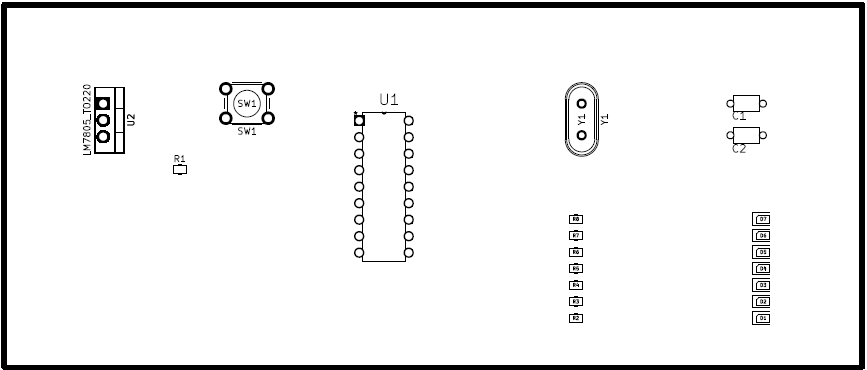
#> input picture img.png, 867 x 370 px
$ python imread.py
#> lines starting #> are read from the running program, lines starting #| are printed output that depends on the picture; after the words box and inside, x2 and y2 are one past the last pixel; in counts of white or black regions, pixels touching at a corner belong together
import cv2 as cv

img=cv.imread("img.png")
#> img is the input picture: shape (370, 867, 3); min 0, max 255, mean 240.2
imgg=cv.cvtColor(img,cv.COLOR_BGR2GRAY)
ret,thresh=cv.threshold(imgg,100,255,cv.THRESH_BINARY)
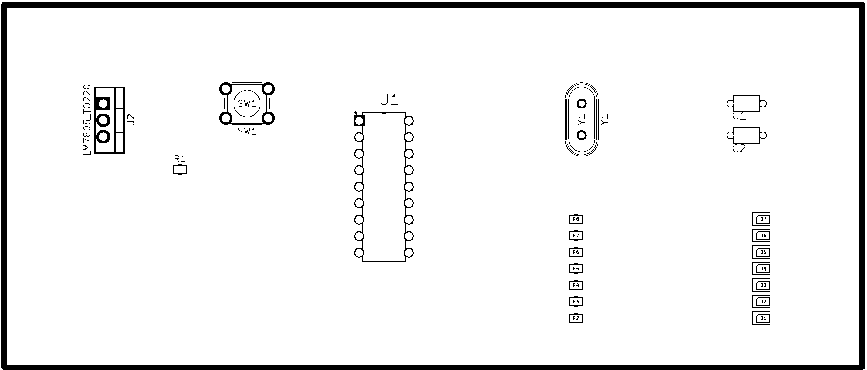
#> thresh: shape (370, 867); 94.3% white; 182 black regions (146 under 20 px)
contours,_ =cv.findContours(thresh,cv.RETR_TREE,cv.CHAIN_APPROX_NONE)
#> contours = 412 contours, 341 with area under 20; largest, box (x1, y1, x2, y2) and area: (7, 8, 859, 365) 302956, (93, 86, 126, 155) 2174, (218, 81, 276, 126) 2078, (0, 0, 867, 370) 1242, (228, 85, 266, 123) 1228
cv.drawContours(img,contours,-1,(0,255,0),1,lineType=cv.LINE_AA)
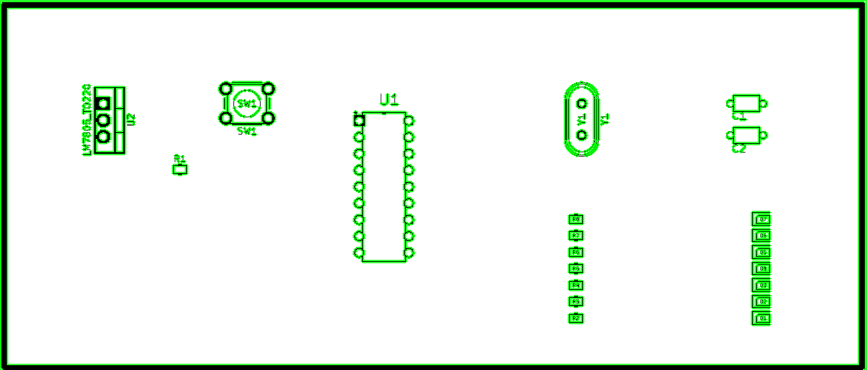
#> img: shape (370, 867, 3); 8.49% of pixels changed, all inside (x1, y1, x2, y2) = (0, 0, 867, 370)
cv.imshow("img",img)
cv.waitKey(0)
cv.destroyAllWindows()
